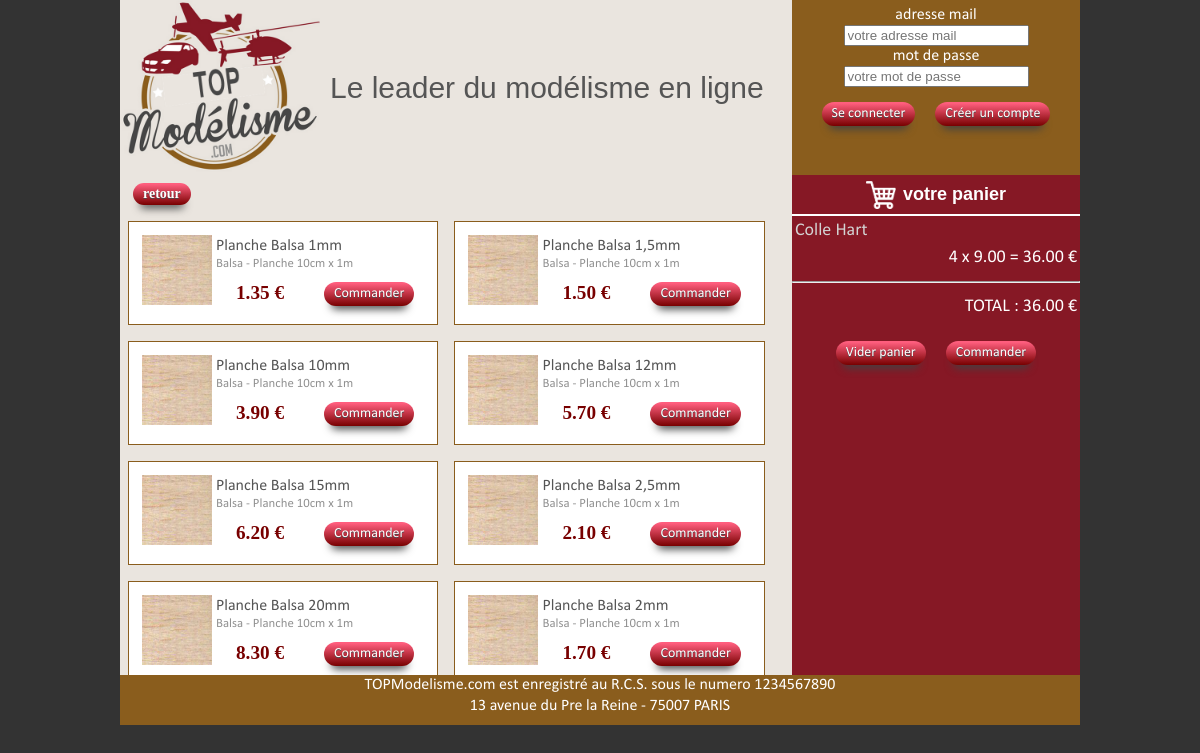
Screenshot of /index.php?famille=1 with the database file from the repository.
### tables this page shows
CREATE TABLE IF NOT EXISTS `article` (
  `id` int(11) NOT NULL AUTO_INCREMENT,
  `reference` varchar(50) NOT NULL,
  `libelle` varchar(50) NOT NULL,
  `id_famille` int(11) NOT NULL,
  `detail` varchar(100) NOT NULL,
  `prix_ttc` decimal(10,2) NOT NULL,
  `id_tva` int(11) NOT NULL,
  `image` varchar(50) NOT NULL,
  PRIMARY KEY (`id`),
  KEY `fk_famille` (`id_famille`),
  KEY `fk_tva` (`id_tva`)
);

CREATE TABLE IF NOT EXISTS `panier_article` (
  `id_panier` int(11) NOT NULL,
  `id_article` int(11) NOT NULL,
  `quantite` int(11) NOT NULL,
  `prix_ht` decimal(10,2) NOT NULL,
  `prix_tva` decimal(10,2) NOT NULL,
  `prix_ttc` decimal(10,2) NOT NULL,
  PRIMARY KEY (`id_panier`,`id_article`),
  KEY `fk_article` (`id_article`)
);

### lib/affichage.php (the view, shortened to what this page needs)
<?php function affichage_en_tete()
{
    echo '<header class="header-site">';
        echo '<img src="./img/logo_500px.gif" alt="Logo TopModélisme.com" class="logo">';
        echo '<div class="titre">Le leader du modélisme en ligne</div>';
    echo '</header>';
} ?>
<?php function affichage_authentification()
{
    echo '<div class="authentification">';
      echo '<div>';
          echo '<label for="authentification" class="authentification-email">adresse mail</label>';
          echo '<br>';
          echo '<input type="text" name="Adresse mail" placeholder="votre adresse mail" required minlength="4" maxlength="8" size="20" >';
        echo '</div>';
        echo '<div>';
          echo '<label for="authentification" class="authentification-mdp">mot de passe</label>';
          echo '<br>';
          echo '<input type="password" name="Password" placeholder="votre mot de passe" required minlength="4" maxlength="8" size="20">';
       echo '</div>';
        echo '<div class="authentification-boutons">';
          echo '<a class="myButton" href="index.php">Se connecter</a>';
          echo '<a class="myButton" href="index.php">Créer un compte</a>';
        echo '</div>';
    echo '</div>';
} ?>
<?php function affichage_famille_article($db)
{
    echo '<div class="contenu">';
        if(isset($_GET['famille']))
        {
            affiche_articles_bdd($db, $_GET['famille']);
        }
        else
        {
            affiche_familles_bdd($db);
        }
} ?>
<?php function affichage_article($image, $libelle, $id, $detail, $prix_ttc, $id_fam)
{
    echo '<div class="affiche_article">';
    echo '<table>';
        echo '<tr>';
            echo '<td>';
                echo '<img src="./img_articles/'.$image.'" alt="'.$libelle.'" class="affiche_article-img" width="70px"/>';
            echo '</td>';
            echo '<td>';
                echo '<div class="table-contenu"';
                    echo '<div class="article-libelle">'.$libelle.'</div>';
                    echo '<div class="article-detail">'.$detail.'</div>';
                    echo '<div class="prix_et_bouton">';
                        echo '<div class="titre_center article-prix">'.$prix_ttc.' €</div>';
                        echo '<a class="myButton ajust-button" href="index.php?famille='.$id_fam.'&commander='.$id.'">Commander</a>';
                    echo '</div>';
                echo '</div>';
    echo '</div>';
} ?>
<?php function affichage_bouton_retour()
{
    echo '<table>';
        echo '<tr>';
            echo '<th>';
                echo '<a href="index.php"><div class="myButton">retour</div></a>';
            echo '</th>';
        echo'</tr>';
    echo '</table>';
} ?>
<?php function affichage_commande($db)
{
    echo '<div class="section-panier">';
        echo '<div class="votre-panier">votre panier</div>';
            afficher_etat_panier($db);
    echo '</div>';
} ?>
<?php function affichage_article_panier($quantite, $prix_ttc, $libelle, $total)
{
    $sous_total = $quantite * $prix_ttc;
    echo '<table class="panier-table">';
        echo '<tr>';
            echo '<td colspan="2" class="panier-libelle">' . $libelle . '</td>';
        echo '</tr>';
        echo '<tr>';
            echo '<td class="panier-adroite">' . $quantite . ' x ' . $prix_ttc . ' = ' . number_format($sous_total, 2, '.', '') . ' €</td>';
        echo '</tr>';
    echo '</table>';
    $total += $sous_total;
    return $total;
} ?>
<?php function affichage_total_panier($total)
{
    echo '<div>';
        echo '<hr>';
            echo '<table class="panier-table panier-total">';
                echo '<tr>';
                    echo '<td class="panier-adroite">TOTAL : '. number_format($total,2,'.','') .' €</td>';
                echo '</tr>';
            echo '</table>';
            echo '<a class="myButton" href="index.php?Vide_panier=1">Vider panier</a>';
            echo '<a class="myButton" href="index.php">Commander</a>';
    echo '</div>';
} ?>
<?php function affichage_pied_de_page()
{
        echo '<footer class="footer">';
            echo '<p> TOPModelisme.com est enregistré au R.C.S. sous le numero 1234567890 </p>';
            echo '<p> 13 avenue du Pre la Reine - 75007 PARIS </p>';
        echo '</footer>';
} ?>

### lib/sql.php (shortened to what this page needs)
<?php include "./lib/affichage.php"; ?>
<?php function affiche_articles_bdd($db, $id_fam)
{
        $sql_exist = 'SELECT COUNT(distinct id) AS num_fam
        FROM article
        WHERE id_famille = '.$id_fam.';';
        $result_exist = $db->query($sql_exist) or die ('ErreurSQL : '.mysqli_error($db));
        $data_exist = mysqli_fetch_array($result_exist);
        if($data_exist['num_fam'] != 0)
        {
            $sql_art = 'SELECT  image, libelle, id, detail, prix_ttc
            FROM article
            WHERE id_famille='.$id_fam.';';
            $result_art = $db->query ($sql_art) or die ('ErreurSQL : '.mysqli_error($db));
            affichage_bouton_retour();
            while ($data_art = mysqli_fetch_array($result_art))
            {
                affichage_article($data_art['image'], $data_art['libelle'], $data_art['id'], $data_art['detail'], $data_art['prix_ttc'], $id_fam);
            }
        }
        else
        {
            affiche_familles_bdd($db);
        }
}?>
<?php function afficher_etat_panier($db)
{
    $sql_panier = 'SELECT quantite, panier_article.prix_ttc, libelle
    FROM panier_article
    INNER JOIN article ON panier_article.id_article = article.id ;';
    $result_panier = $db->query($sql_panier) or die ('ErreurSQL : '.mysqli_error($db));
    $data_panier = mysqli_fetch_array($result_panier);
    if(empty($data_panier))
    {
        affichage_panier_vide();
    }
    else
    {
        $total = 0;
        do {
            $total = affichage_article_panier($data_panier['quantite'], $data_panier['prix_ttc'], $data_panier['libelle'], $total);
            }while($data_panier = mysqli_fetch_array($result_panier));
        affichage_total_panier($total);
    }
} ?>

### styles.css (style rules this page uses)
* { box-sizing: border-box; }
body { background-color: #333; margin: 0px; font-family: 'Calibri', serif; font-weight: 400; }
.header-site { position: relative; float: left; height: 175px; width: 70%; background-color: #EAE5DF; }
.header-site .logo { position: absolute; top: 0; left: 0; width: 200px; height: 172px; margin-right: 10px; }
.header-site .titre { position: absolute; text-align: center; top: 50%; transform: translateY(-50%); left: 210px; font-size: 30px; font-family: 'Eras-Light', sans-serif; color: #555; }
.authentification { float: right; width: 30%; height: 175px; padding-top: 5px; background: #8A5D1D; text-align: center; color: #FFF; }
.authentification-mdp, .authentification-email { color: white; font-weight: 400; }
.authentification-boutons { margin-top: 10px; }
.contenu { clear: both; float: left; overflow: scroll; width: 70%; height: 500px; padding-bottom: 20px; background: #EAE5DF; }
.affiche_article { float: left; color: #555; background-color: white; border: 1px solid #8A5D1D; margin: 8px; padding: 10px; }
.table-contenu { vertical-align: middle; }
.article-detail { color: rgb(145, 145, 145); font-size: 0.8rem; }
.titre_center { text-align: center; }
.article-prix { display: inline-block; color: #780000; font-size: 1.2rem; font-weight: 700; margin-top: 1px; vertical-align: middle; margin-right: 30px; padding: 0; }
.section-panier { float: right; width: 30%; height: 500px; background: #861825; color: #ffffff; font-size: large; text-align: center; overflow: scroll; }
.votre-panier { font-family: 'Eras-Light', sans-serif; font-weight: 600; margin-top: 5px; margin-bottom: 0; }
.votre-panier::before { content: ''; display: inline-block; vertical-align: middle; width: 30px; height: 30px; margin-right: 7px; background: url(img/panier.gif) center center / contain no-repeat; }
.votre-panier::after { content: ''; display: block; height: 2px; width: 100%; margin-top: 4px; background: #FFF; }
.prix_et_bouton { vertical-align: middle; margin-top: 5px; margin-left: 20px; }
.panier-table { width: 100%; }
.panier-libelle { float: left; color: lightgrey; }
.panier-adroite { float: right; }
.panier-total { margin-bottom: 15px; }
.footer { clear: both; width: 100%; text-align: center; color: white; height: 50px; padding-bottom: 5px; line-height: 1.3em; background: #8A5D1D; }
.footer p { padding: 0; margin: 0; }
.myButton { -moz-box-shadow: 0px 10px 9px -7px #404242; -webkit-box-shadow: 0px 10px 9px -7px #404242; box-shadow: 0px 10px 9px -7px #404242; background: -webkit-gradient(linear, left top, left bottom, color-stop(0.05, #ff5e7e), color-stop(1, #780000)); background: -moz-linear-gradient(top, #ff5e7e 5%, #780000 100%); background: -webkit-linear-gradient(top, #ff5e7e 5%, #780000 100%); background: -o-linear-gradient(top, #ff5e7e 5%, #780000 100%); background: -ms-linear-gradient(top, #ff5e7e 5%, #780000 100%); background: linear-gradient(to bottom, #ff5e7e 5%, #780000 100%); filter: progid: DXImageTransform.Microsoft.gradient(startColorstr='#ff5e7e', endColorstr='#780000', GradientType=0); background-color: #ff5e7e; -moz-border-radius: 40px; -webkit-border-radius: 40px; border-radius: 40px; display: inline-block; cursor: pointer; color: #ffffff; font-size: 14px; margin: 5px 10px 5px 10px; padding: 3px 10px; text-decoration: none; text-shadow: 0px 1px 0px #4d484d; }

### rows the page displays
article: image (picture), libelle "Planche Balsa 1mm", detail "Balsa - Planche 10cm x 1m", prix_ttc "1.35"
article: image (picture), libelle "Planche Balsa 1,5mm", detail "Balsa - Planche 10cm x 1m", prix_ttc "1.50"
article: image (picture), libelle "Planche Balsa 10mm", detail "Balsa - Planche 10cm x 1m", prix_ttc "3.90"
article: image (picture), libelle "Planche Balsa 12mm", detail "Balsa - Planche 10cm x 1m", prix_ttc "5.70"
article: image (picture), libelle "Planche Balsa 15mm", detail "Balsa - Planche 10cm x 1m", prix_ttc "6.20"
article: image (picture), libelle "Planche Balsa 2,5mm", detail "Balsa - Planche 10cm x 1m", prix_ttc "2.10"
article: image (picture), libelle "Planche Balsa 20mm", detail "Balsa - Planche 10cm x 1m", prix_ttc "8.30"
article: image (picture), libelle "Planche Balsa 2mm", detail "Balsa - Planche 10cm x 1m", prix_ttc "1.70"
panier_article: id_article.libelle "Colle Hart", quantite "4", prix_ttc "9.00", sous_total "36.00"

### other values shown
$total "36.00"
